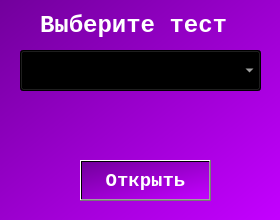
<?xml version="1.0" encoding="UTF-8"?>
<ui version="4.0">
 <class>MainWindow</class>
 <widget class="QMainWindow" name="MainWindow">
  <property name="geometry">
   <rect>
    <x>0</x>
    <y>0</y>
    <width>280</width>
    <height>220</height>
   </rect>
  </property>
  <property name="minimumSize">
   <size>
    <width>280</width>
    <height>220</height>
   </size>
  </property>
  <property name="maximumSize">
   <size>
    <width>280</width>
    <height>220</height>
   </size>
  </property>
  <property name="windowTitle">
   <string>Tests</string>
  </property>
  <property name="windowIcon">
   <iconset resource="../resourse.qrc">
    <normaloff>:/img/img/logo100x100.png</normaloff>:/img/img/logo100x100.png</iconset>
  </property>
  <property name="styleSheet">
   <string notr="true">background-color: qlineargradient(spread:pad, x1:0, y1:0, x2:1, y2:0.977273, stop:0 rgba(114, 0, 156, 255), stop:1 rgba(195, 0, 255, 255));</string>
  </property>
  <property name="iconSize">
   <size>
    <width>40</width>
    <height>40</height>
   </size>
  </property>
  <widget class="QWidget" name="centralwidget">
   <widget class="QPushButton" name="pushButton">
    <property name="geometry">
     <rect>
      <x>80</x>
      <y>160</y>
      <width>131</width>
      <height>41</height>
     </rect>
    </property>
    <property name="font">
     <font>
      <family>Consolas</family>
      <pointsize>14</pointsize>
      <weight>75</weight>
      <bold>true</bold>
     </font>
    </property>
    <property name="cursor">
     <cursorShape>PointingHandCursor</cursorShape>
    </property>
    <property name="styleSheet">
     <string notr="true">color: rgb(255, 255, 255);</string>
    </property>
    <property name="text">
     <string>Открыть</string>
    </property>
   </widget>
   <widget class="QLabel" name="label_7">
    <property name="geometry">
     <rect>
      <x>40</x>
      <y>10</y>
      <width>211</width>
      <height>31</height>
     </rect>
    </property>
    <property name="font">
     <font>
      <family>Consolas</family>
      <pointsize>18</pointsize>
      <weight>75</weight>
      <bold>true</bold>
     </font>
    </property>
    <property name="styleSheet">
     <string notr="true">color: rgb(255, 255, 255);
background-color: rgba(255, 255, 255, 0);</string>
    </property>
    <property name="text">
     <string>Выберите тест</string>
    </property>
   </widget>
   <widget class="QLabel" name="label_2">
    <property name="geometry">
     <rect>
      <x>10</x>
      <y>180</y>
      <width>35</width>
      <height>35</height>
     </rect>
    </property>
    <property name="styleSheet">
     <string notr="true">background-color: rgba(255, 255, 255, 0);</string>
    </property>
    <property name="text">
     <string/>
    </property>
    <property name="pixmap">
     <pixmap resource="../resourse.qrc">:/img/img/logo_mini.png</pixmap>
    </property>
   </widget>
   <widget class="QComboBox" name="comboBox">
    <property name="geometry">
     <rect>
      <x>20</x>
      <y>50</y>
      <width>241</width>
      <height>41</height>
     </rect>
    </property>
    <property name="font">
     <font>
      <family>Consolas</family>
      <pointsize>14</pointsize>
      <weight>75</weight>
      <bold>true</bold>
     </font>
    </property>
    <property name="cursor">
     <cursorShape>PointingHandCursor</cursorShape>
    </property>
    <property name="styleSheet">
     <string notr="true">color: rgb(255, 255, 255);</string>
    </property>
   </widget>
  </widget>
 </widget>
 <resources>
  <include location="../resourse.qrc"/>
 </resources>
 <connections/>
</ui>
